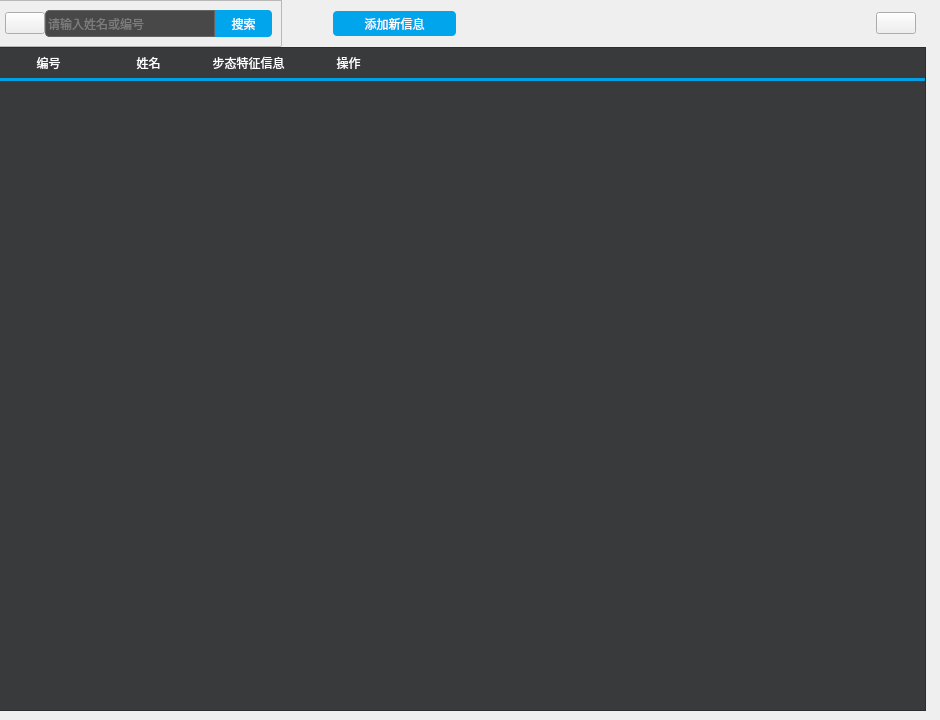
            <widget class="QWidget" name="loginin_page">
             <widget class="QWidget" name="layoutWidget">
              <property name="geometry">
               <rect>
                <x>-5</x>
                <y>0</y>
                <width>931</width>
                <height>711</height>
               </rect>
              </property>
              <layout class="QGridLayout" name="gridLayout_5">
               <property name="spacing">
                <number>0</number>
               </property>
               <item row="0" column="0">
                <widget class="QWidget" name="widget_3" native="true">
                 <layout class="QHBoxLayout" name="horizontalLayout_6" stretch="7,1,3,10,1">
                  <property name="spacing">
                   <number>10</number>
                  </property>
                  <property name="leftMargin">
                   <number>0</number>
                  </property>
                  <property name="topMargin">
                   <number>0</number>
                  </property>
                  <property name="rightMargin">
                   <number>10</number>
                  </property>
                  <property name="bottomMargin">
                   <number>0</number>
                  </property>
                  <item>
                   <widget class="QFrame" name="frame_10">
                    <property name="frameShape">
                     <enum>QFrame::StyledPanel</enum>
                    </property>
                    <property name="frameShadow">
                     <enum>QFrame::Raised</enum>
                    </property>
                    <layout class="QHBoxLayout" name="horizontalLayout_2" stretch="1,6,2">
                     <property name="spacing">
                      <number>0</number>
                     </property>
                     <item alignment="Qt::AlignRight">
                      <widget class="QPushButton" name="pushButton_2">
                       <property name="sizePolicy">
                        <sizepolicy hsizetype="Preferred" vsizetype="Fixed">
                         <horstretch>0</horstretch>
                         <verstretch>0</verstretch>
                        </sizepolicy>
                       </property>
                       <property name="styleSheet">
                        <string notr="true"/>
                       </property>
                       <property name="text">
                        <string/>
                       </property>
                       <property name="icon">
                        <iconset resource="resourses.qrc">
                         <normaloff>:/icons/icons/search.svg</normaloff>:/icons/icons/search.svg</iconset>
                       </property>
                       <property name="iconSize">
                        <size>
                         <width>24</width>
                         <height>24</height>
                        </size>
                       </property>
                      </widget>
                     </item>
                     <item>
                      <widget class="QLineEdit" name="searchEdit">
                       <property name="sizePolicy">
                        <sizepolicy hsizetype="Expanding" vsizetype="Fixed">
                         <horstretch>0</horstretch>
                         <verstretch>0</verstretch>
                        </sizepolicy>
                       </property>
                       <property name="styleSheet">
                        <string notr="true">QLineEdit {
        border-top-left-radius: 4px;
border-bottom-left-radius: 4px;
        height: 25px;
        border: 1px solid rgb(100, 100, 100);
        background: rgb(72, 72, 73);
}
QLineEdit:enabled {
        color: rgb(175, 175, 175);
}
QLineEdit:enabled:hover, QLineEdit:enabled:focus {
        color: rgb(230, 230, 230);
}
QLineEdit:!enabled {
        color: rgb(155, 155, 155);
}</string>
                       </property>
                       <property name="inputMask">
                        <string/>
                       </property>
                       <property name="text">
                        <string/>
                       </property>
                       <property name="placeholderText">
                        <string>请输入姓名或编号</string>
                       </property>
                       <property name="cursorMoveStyle">
                        <enum>Qt::LogicalMoveStyle</enum>
                       </property>
                       <property name="clearButtonEnabled">
                        <bool>true</bool>
                       </property>
                      </widget>
                     </item>
                     <item>
                      <widget class="QPushButton" name="searchbtn">
                       <property name="sizePolicy">
                        <sizepolicy hsizetype="Preferred" vsizetype="Fixed">
                         <horstretch>0</horstretch>
                         <verstretch>0</verstretch>
                        </sizepolicy>
                       </property>
                       <property name="styleSheet">
                        <string notr="true">background: rgb(0, 165, 235);
        color: white;
border-bottom-right-radius: 4px;
border-top-right-radius: 4px;
        border: none;
 height: 27px;</string>
                       </property>
                       <property name="text">
                        <string>搜索</string>
                       </property>
                      </widget>
                     </item>
                    </layout>
                   </widget>
                  </item>
                  <item>
                   <spacer name="horizontalSpacer_3">
                    <property name="orientation">
                     <enum>Qt::Horizontal</enum>
                    </property>
                    <property name="sizeHint" stdset="0">
                     <size>
                      <width>40</width>
                      <height>20</height>
                     </size>
                    </property>
                   </spacer>
                  </item>
                  <item>
                   <widget class="QPushButton" name="addifobtn">
                    <property name="styleSheet">
                     <string notr="true">background: rgb(0, 165, 235);
        color: white;
 border-radius: 4px;
        border: none;
        width: 75px;
        height: 25px;</string>
                    </property>
                    <property name="text">
                     <string>添加新信息</string>
                    </property>
                    <property name="icon">
                     <iconset resource="resourses.qrc">
                      <normaloff>:/icons/icons/user-plus.svg</normaloff>:/icons/icons/user-plus.svg</iconset>
                    </property>
                   </widget>
                  </item>
                  <item>
                   <spacer name="horizontalSpacer_4">
                    <property name="orientation">
                     <enum>Qt::Horizontal</enum>
                    </property>
                    <property name="sizeHint" stdset="0">
                     <size>
                      <width>40</width>
                      <height>20</height>
                     </size>
                    </property>
                   </spacer>
                  </item>
                  <item>
                   <widget class="QPushButton" name="refreshbtn">
                    <property name="sizePolicy">
                     <sizepolicy hsizetype="Fixed" vsizetype="Fixed">
                      <horstretch>0</horstretch>
                      <verstretch>0</verstretch>
                     </sizepolicy>
                    </property>
                    <property name="styleSheet">
                     <string notr="true">QPushButton:hover{  
      color: white;
 border-radius: 4px;
        border: none;
        width:35px;
        height:35px
}
QPushButton:pressed{
	color: green;
	border-color: blueviolet;
    background-color: #354759;
    width:35px;
    height:35px
}
      
</string>
                    </property>
                    <property name="text">
                     <string/>
                    </property>
                    <property name="icon">
                     <iconset resource="resourses.qrc">
                      <normaloff>:/icons/icons/refresh_1.svg</normaloff>:/icons/icons/refresh_1.svg</iconset>
                    </property>
                    <property name="iconSize">
                     <size>
                      <width>22</width>
                      <height>22</height>
                     </size>
                    </property>
                   </widget>
                  </item>
                 </layout>
                </widget>
               </item>
               <item row="2" column="0">
                <widget class="QTableWidget" name="feature_ifo">
                 <property name="styleSheet">
                  <string notr="true">QHeaderView{
        border: none;
        border-bottom: 3px solid rgb(0, 160, 230);
        background: rgb(57, 58, 60);
        min-height: 30px;
}
QHeaderView::section:horizontal {
        border: none;
        color: white;
        background: transparent;
        padding-left: 5px;
}
QHeaderView::section:horizontal:hover {
        background: rgb(0, 160, 230);
}
QHeaderView::section:horizontal:pressed {
        background: rgb(0, 180, 255);
}
QHeaderView::up-arrow {
        width: 13px;
        height: 11px;
        padding-right: 5px;
        subcontrol-position: center right;
}

QHeaderView::down-arrow {
        width: 13px;
        height: 11px;
        padding-right: 5px;
    
        subcontrol-position: center right;
}


QTableView {
        border: 1px solid rgb(45, 45, 45);
        background: rgb(57, 58, 60);
        gridline-color: rgb(60, 60, 60);
}
QTableView::item {
        padding-left: 5px;
        padding-right: 5px;
        border: none;
        background: rgb(72, 72, 74);
        border-right: 1px solid rgb(45, 45, 45);
        border-bottom: 1px solid rgb(45, 45, 45);
}
QTableView::item:selected {
        background: rgba(255, 255, 255, 40);
}
QTableView::item:selected:!active {
        color: white;
}
QTableView::indicator {
        width: 20px;
        height: 20px;
}
</string>
                 </property>
                 <column>
                  <property name="text">
                   <string>编号</string>
                  </property>
                 </column>
                 <column>
                  <property name="text">
                   <string>姓名</string>
                  </property>
                 </column>
                 <column>
                  <property name="text">
                   <string>步态特征信息</string>
                  </property>
                 </column>
                 <column>
                  <property name="text">
                   <string>操作</string>
                  </property>
                 </column>
                </widget>
               </item>
              </layout>
             </widget>
            </widget>
